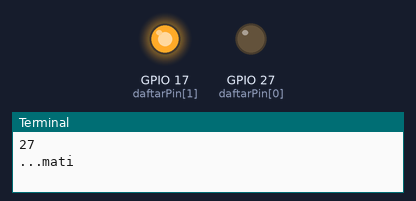
Simulated run of this program. Board: Raspberry Pi (BCM pin numbers). On the bench: output pins drawn as LEDs (lit = HIGH), the last lines printed to the terminal.

Above: at 0.2 s.
At 2.7 s:
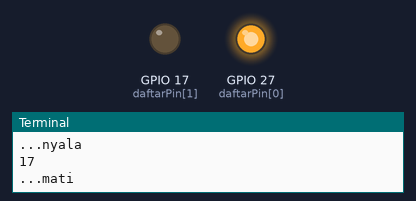
At 4.0 s:
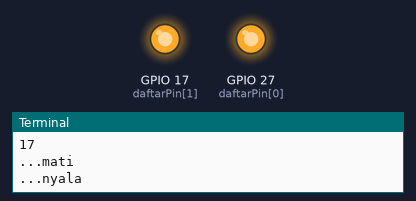
Timing chart, 0 to 6.5 s (numbered marks = the images above):
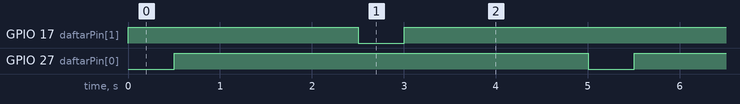

Measured:
- by itself, GPIO 17 (daftarPin[1]), GPIO 27 (daftarPin[0]): alternates HIGH for 4.5 s and LOW for 0.50 s
- by itself, everything shown: repeats every 5.0 s, in 4 steps

The program:

led2.py
```python
#!/usr/bin/python
# Samsul Ma'arif <info@samsul.web.id>
#
# PTK Mahnetik, 28 Februar 2016

import RPi.GPIO as GPIO
import time

GPIO.setmode(GPIO.BCM)

# buat daftar nomr pin

daftarPin = [27, 17]

# loop (perulangan) untuk pin

for i in daftarPin:
	GPIO.setup(i, GPIO.OUT)
	GPIO.output(i, GPIO.HIGH)

# waktu antara operasi perulangan

WaktuTidurL = 2
WaktuTidurS = 0.5

# perulangan utama

try:
  while True:

    for z in daftarPin:
	GPIO.output(z, GPIO.LOW)
	print z
  	print "...mati"
  	time.sleep(WaktuTidurS);
  	GPIO.output(z, GPIO.HIGH)
  	print "...nyala"
  	time.sleep(WaktuTidurL);
  	#GPIO.cleanup()
  	#print "Dadah........!"

# Akhiri program dengan papan ketik
except KeyboardInterrupt:
  print "  Program ditutup"

  # Reset GPIO
  GPIO.cleanup()
```
